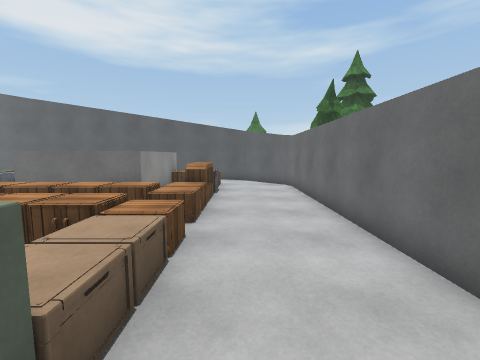
[1] (above)

16 first-person views from a walk through a Unity game level. The camera is 1.5 m above the floor, tilts 6° down and sees 90° across. The floor is counted in squares, 1 m on a side. Each view is taken from the middle of a square. On the plan, view 1 faces up. The plan holds only what a view shows up to about 13 squares ahead; the rest is blank. The place goes on beyond the plan. The player character is not drawn. Some animated figures are left out. Surface patterns are stand-ins for the level's own textures.

[2]
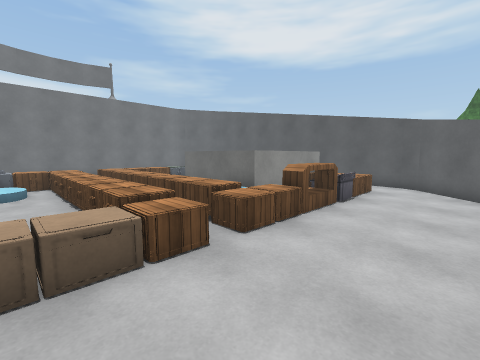

[3]
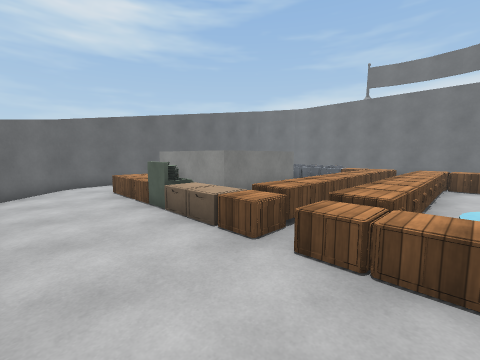

[4]
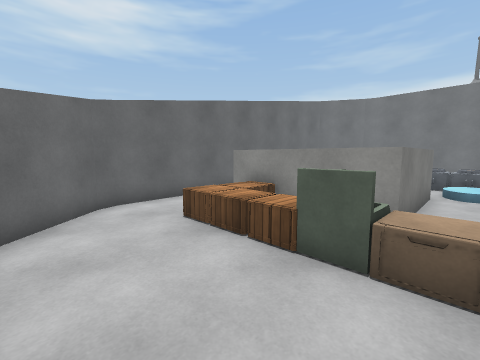

[5]
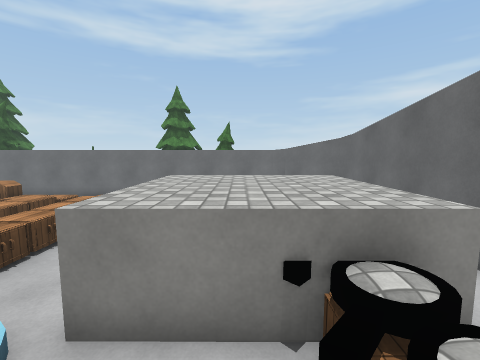

[6]
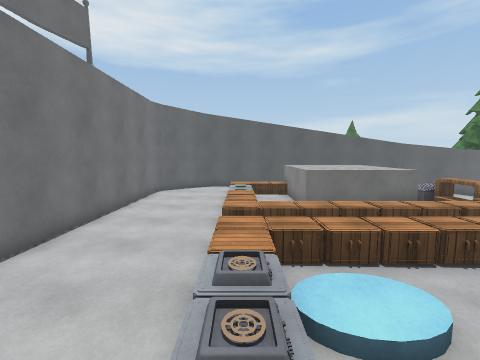

[7]
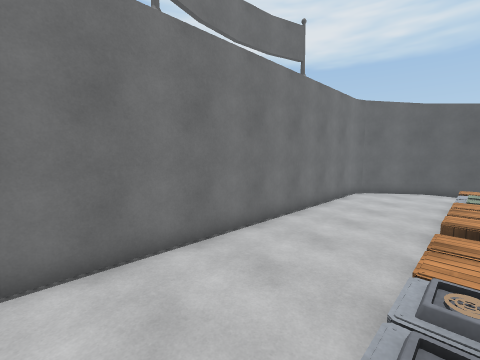

[8]
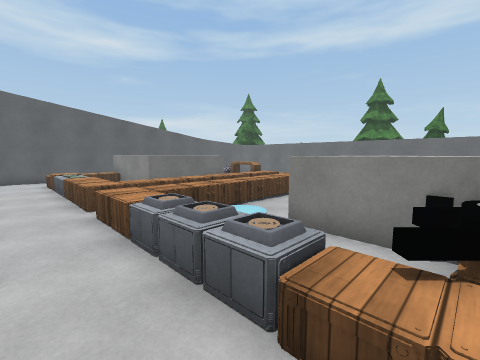

[9]
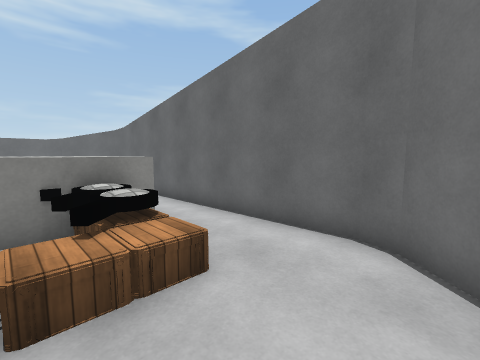

[10]
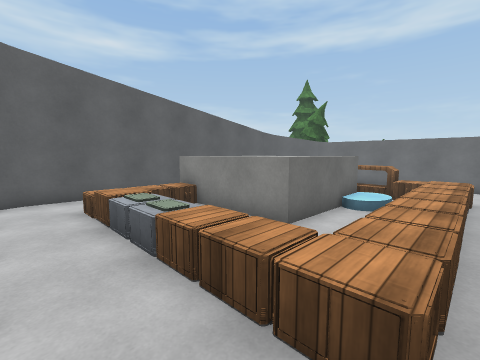

[11]
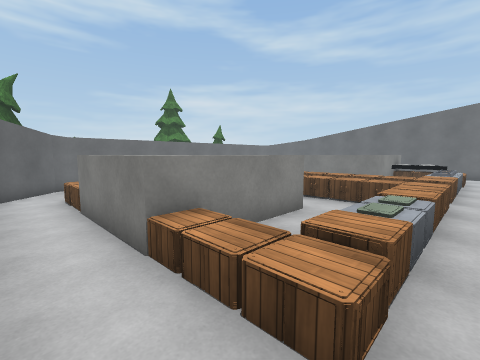

[12]
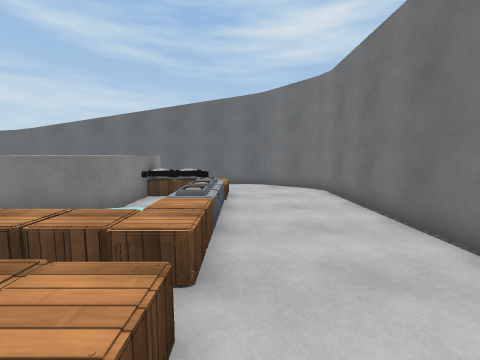

[13]
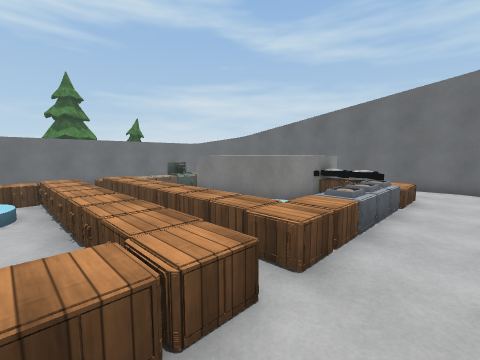

[14]
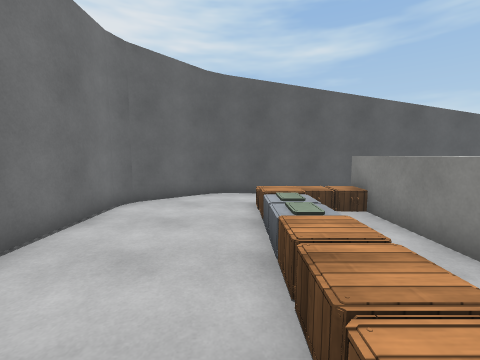

[15]
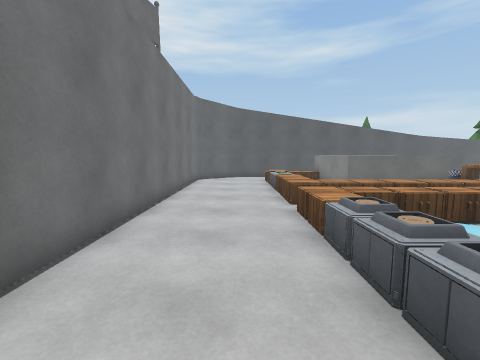

[16]
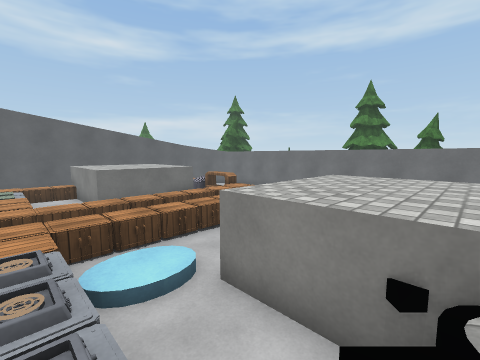

### Floor plan
Key: @ floor where view 1 was taken; # wall or solid block; . main floor; : floor 0.25 m higher than the main floor; + floor 1.5 m higher than the main floor; / step, stairs or slope; ^ raised ledge; v drop or lower ground; O other object.
Columns run from 15 left of view 1 to 3 right of it. Each row starts with its distance up from view 1.
 15    #############
 14  ###:..........###
 13 ##:::............##
 12 #::::OOO^^^^OOO...#
 11 #::::OO.^^^^^OO...#
 10 #::::OO.^^^^^OO...#
  9 #::::OO.^^^^^OO...#
  8 #::::OO.^^OOOOO...#
  7 #::::OO...OOOOO...#
  6 #::::OOOOOOOOOO...#
  5 #::::OOOOOOOOOO...#
  4 #::::OOOO OOOOO...#
  3 #::::OOOvvvvOOO...#
  2 #::::OOOvvvv OO...#
  1 #::::OOOvvvvvOO...#
  0 #::::Ovv++++vOO@..#
 -1 #::::/ v++++vOO...#
 -2 #::::/Ov++++OOO...#
 -3 #::::OOO++++OOO...#
 -4 ##:::.O....  ....##
 -5  ###:......  ..###
 -6    #############

Positions as (right, up) in squares from view 1, and headings:
1: (0, 0), facing up
2: (2, 2), facing up-left
3: (2, 7), facing down-left
4: (2, 2), facing down-left
5: (-10, -1), facing right
6: (-10, -1), facing up
7: (-10, -1), facing up-left
8: (-12, -2), facing up-right
9: (-13, -1), facing down-right
10: (-12, 5), facing up-right
11: (-11, 14), facing down-right
12: (-11, 7), facing down
13: (-12, 7), facing down-right
14: (-11, 5), facing up
15: (-12, -2), facing up
16: (-10, -2), facing up-right
